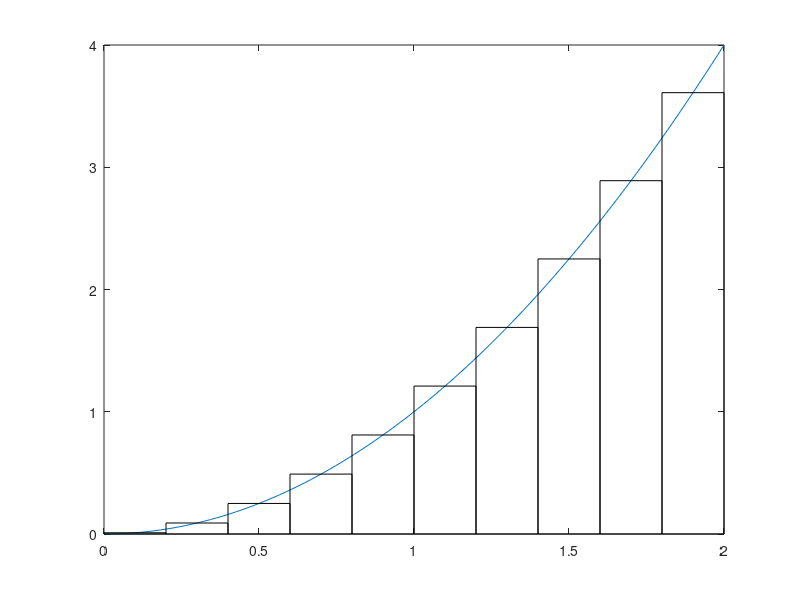

Write the MATLAB code that produced this figure.
% Definir la función a integrar
f = @(x) x.^2;
% Definir el intervalo de integración
a = 0;
b = 2;
% Definir el número de rectángulos para la aproximación
n = 10;
% Calcular el ancho de cada rectángulo
dx = (b-a)/n;
% Calcular las coordenadas x de los puntos medios de cada rectángulo
x_midpoints = linspace(a+dx/2, b-dx/2, n);
% Calcular las alturas de los rectángulos en los puntos medios
heights = f(x_midpoints);
% Graficar la función y los rectángulos utilizados para la aproximación
x = linspace(a, b, 100);
y = f(x);
figure;
plot(x, y);
hold on;
%
q = quadgk(f, a, b)
q1 = quad(f, a, b)
for i = 1:n
    rectangle('Position', [x_midpoints(i)-dx/2, 0, dx, heights(i)]);
end
hold off;